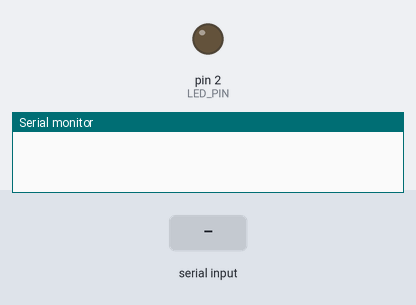
A sketch run on a simulated Arduino Uno, built with avr-gcc and run on an emulated ATmega328P. On the bench: output pins drawn as LEDs (lit = HIGH), the last lines printed to the serial monitor. The inputs (shaded band) are chosen by the test bench.

Above: at 1.2 s.
1.3 s: "ON\n" received over Serial
At 2.5 s:
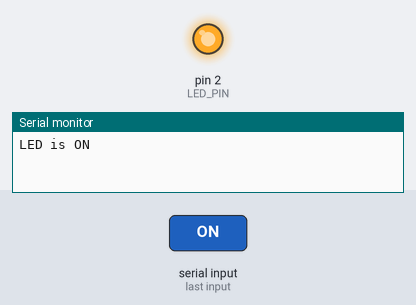
2.8 s: "OFF\n" received over Serial
At 3.6 s:
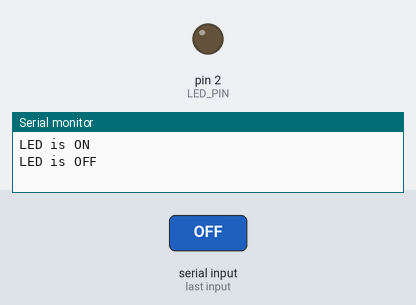
Timing chart, 0 to 5.8 s (numbered marks = the images above; inputs shaded):
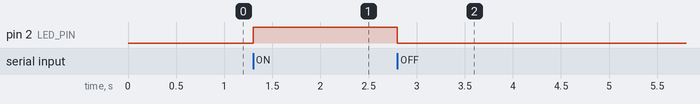

Measured:
- after the input at 1.3 s, pin 2 (LED_PIN): LOW → HIGH at once
- after the input at 2.8 s, pin 2 (LED_PIN): HIGH → LOW at once

The sketch:

Control_led_using_serail_monitor.ino
```cpp
#define LED_PIN 2

void setup() {
    pinMode(LED_PIN, OUTPUT);
    Serial.begin(115200);
}

void loop() {
    if (Serial.available() > 0) {  // Check if data is received
        String command = Serial.readStringUntil('\n');
        command.trim();  // Remove spaces or newlines

        if (command == "ON") {
            digitalWrite(LED_PIN, HIGH);
            Serial.println("LED is ON");
        }
        else if (command == "OFF") {
            digitalWrite(LED_PIN, LOW);
            Serial.println("LED is OFF");
        }
        else {
            Serial.println("Invalid Command. Type 'ON' or 'OFF'.");
        }
    }
}
```
